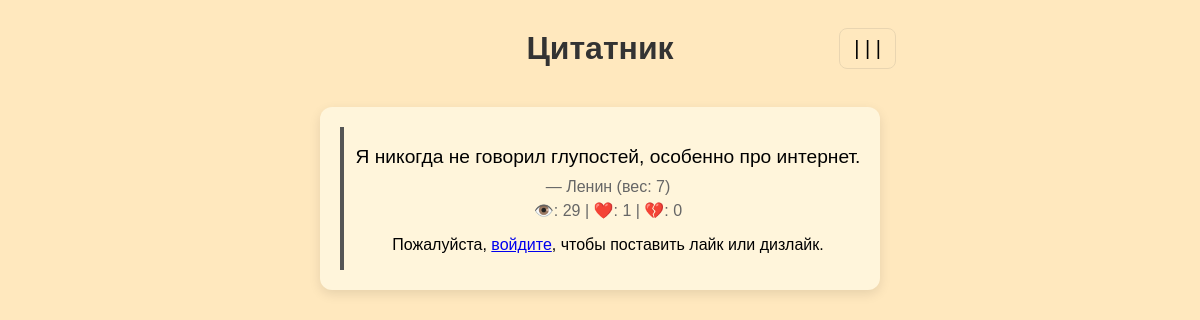
The page / on the database its author committed.
### quotes/models.py (models this page shows, shortened)
class Quote(models.Model):
    source = models.ForeignKey(Source, on_delete=models.CASCADE, related_name='quotes')
    text = models.TextField(unique=True)
    weight = models.PositiveIntegerField(
        default=1,
        validators=[MinValueValidator(1), MaxValueValidator(5)]
    )
    views = models.PositiveIntegerField(default=0)
    likes = models.IntegerField(default=0)
    dislikes = models.IntegerField(default=0)
    created_at = models.DateTimeField(auto_now_add=True)
    class Meta:
        ordering = ['-likes', '-views']

class Source(models.Model):
    SOURCE_TYPES = [
        ('book', 'Книга'),
        ('movie', 'Фильм'),
        ('series', 'Сериал'),
        ('other', 'Другое'),
    ]
    name = models.CharField(max_length=200, unique=True)
    type = models.CharField(max_length=20, choices=SOURCE_TYPES, default='other')

### quotes/views.py (the view)
# urls.py: path('', views.index, name='index'),
def index(request):
    qs = list(Quote.objects.all())
    if not qs:
        return render(request, 'quotes/index.html', {'quote': None})
    quote = pick_weighted_random(qs)
    with transaction.atomic():
        Quote.objects.filter(pk=quote.pk).update(views=models.F('views') + 1)
        quote = Quote.objects.get(pk=quote.pk)
    return render(request, 'quotes/index.html', {'quote': quote})

### quotes/views.py (called while the page is built)
def pick_weighted_random(quotes):
    weights = [q.weight for q in quotes]
    chosen = random.choices(quotes, weights=weights, k=1)[0]
    return chosen

### quotes/templates/quotes/index.html (shortened to what this page needs)
{% extends 'quotes/base.html' %}
{% block content %}
    {% if quote %}
        <div id="randomQuote" class="quote-container">
            <article class="quote">
                <p class="text">{{ quote.text }}</p>
                <p class="meta">— {{ quote.source.name }} (вес: {{ quote.weight }})</p>
                <p class="meta">
                    👁️: {{ quote.views }} |
                    ❤️: <span id="likes">{{ quote.likes }}</span> |
                    💔: <span id="dislikes">{{ quote.dislikes }}</span>
                </p>
                {% if user.is_authenticated %}
                    <form id="vote-form" method="post" action="{% url 'quotes:vote_quote' quote.pk %}">
                        {% csrf_token %}
                        <button type="button" data-action="like">❤️ Лайк</button>
                        <button type="button" data-action="dislike">💔 Дизлайк</button>
                    </form>
                    <script>
                        const form = document.getElementById('vote-form');
                        const csrfToken = form.querySelector('input[name=csrfmiddlewaretoken]').value;
                        document.querySelectorAll('#vote-form button').forEach(btn => {
                            btn.addEventListener('click', function () {
                                const data = new FormData();
                                data.append('action', this.dataset.action);
                                fetch(form.action, {
                                    method: 'POST',
                                    headers: {
                                        'X-Requested-With': 'XMLHttpRequest',
                                        'X-CSRFToken': csrfToken
                                    },
                                    body: data
                                })
                                .then(r => r.json())
                                .then(j => {
                                    document.getElementById('likes').textContent = j.likes;
                                    document.getElementById('dislikes').textContent = j.dislikes;
                                });
                            });
                        });
                    </script>
                {% else %}
                    <p>Пожалуйста, <a href="{% url 'login' %}">войдите</a>, чтобы поставить лайк или дизлайк.</p>
                {% endif %}
            </article>
        </div>
    {% else %}
        <p>Цитат ещё нет. <a href="{% url 'quotes:add_quote' %}">Добавьте первую</a>.</p>
    {% endif %}
{% endblock %}

### quotes/static/quotes/styles.css (style rules this page uses)
body { margin: 0; min-height: 100vh; display: flex; flex-direction: column; align-items: center; background: #ffe8be; font-family: Arial, sans-serif; }
.quote-container { display: flex; flex-direction: column; gap: 15px; text-align: center; max-width: 1000px; padding: 20px; background: rgb(255, 245, 219); border-radius: 12px; box-shadow: 0 4px 12px rgba(0,0,0,0.1); }
.quote { border-left: 4px solid #555; padding-left: 12px; opacity: 0; transform: translateY(10px); transition: all 0.5s ease; }
.quote.show { opacity: 1; transform: translateY(0); }
.text { font-size: 1.2rem; margin-bottom: 10px; }
.meta { color: #666; margin: 5px 0; }

### quotes/templates/quotes/index.html (style rules this page uses)
.quote-container { display: flex; flex-direction: column; gap: 15px; }
.quote { opacity: 0; transform: translateY(10px); transition: all 0.5s ease; }
.quote.show { opacity: 1; transform: translateY(0); }

### rows shown on the page
Quote: text "Я никогда не говорил глупостей, особенно про интернет.", source.name "Ленин", weight "7", views "29", likes "1", dislikes "0"
